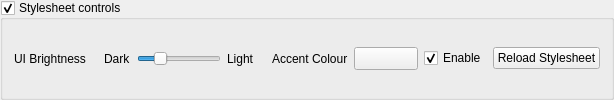
     <widget class="QGroupBox" name="mixedControls_groupBox">
      <property name="title">
       <string>Stylesheet controls</string>
      </property>
      <property name="checkable">
       <bool>true</bool>
      </property>
      <layout class="QHBoxLayout" name="horizontalLayout_7">
       <item>
        <widget class="QLabel" name="label_17">
         <property name="text">
          <string>UI Brightness</string>
         </property>
        </widget>
       </item>
       <item>
        <layout class="QHBoxLayout" name="spinSlider_horizontalLayout_2">
         <property name="leftMargin">
          <number>12</number>
         </property>
         <property name="rightMargin">
          <number>12</number>
         </property>
         <item>
          <widget class="QLabel" name="label_18">
           <property name="text">
            <string>Dark</string>
           </property>
          </widget>
         </item>
         <item>
          <widget class="QSlider" name="uiBrightness_slider">
           <property name="minimum">
            <number>17</number>
           </property>
           <property name="maximum">
            <number>238</number>
           </property>
           <property name="pageStep">
            <number>17</number>
           </property>
           <property name="value">
            <number>68</number>
           </property>
           <property name="orientation">
            <enum>Qt::Horizontal</enum>
           </property>
           <property name="tickPosition">
            <enum>QSlider::NoTicks</enum>
           </property>
           <property name="tickInterval">
            <number>10</number>
           </property>
          </widget>
         </item>
         <item>
          <widget class="QLabel" name="label_19">
           <property name="text">
            <string>Light</string>
           </property>
          </widget>
         </item>
        </layout>
       </item>
       <item>
        <widget class="QLabel" name="label_20">
         <property name="text">
          <string>Accent Colour</string>
         </property>
        </widget>
       </item>
       <item>
        <widget class="QToolButton" name="colorChooser_button">
         <property name="minimumSize">
          <size>
           <width>64</width>
           <height>0</height>
          </size>
         </property>
        </widget>
       </item>
       <item>
        <widget class="QCheckBox" name="enable_checkBox">
         <property name="text">
          <string>Enable</string>
         </property>
         <property name="checked">
          <bool>true</bool>
         </property>
        </widget>
       </item>
       <item>
        <widget class="QPushButton" name="reloadStylesheet_pushButton">
         <property name="text">
          <string>Reload Stylesheet</string>
         </property>
        </widget>
       </item>
      </layout>
     </widget>
